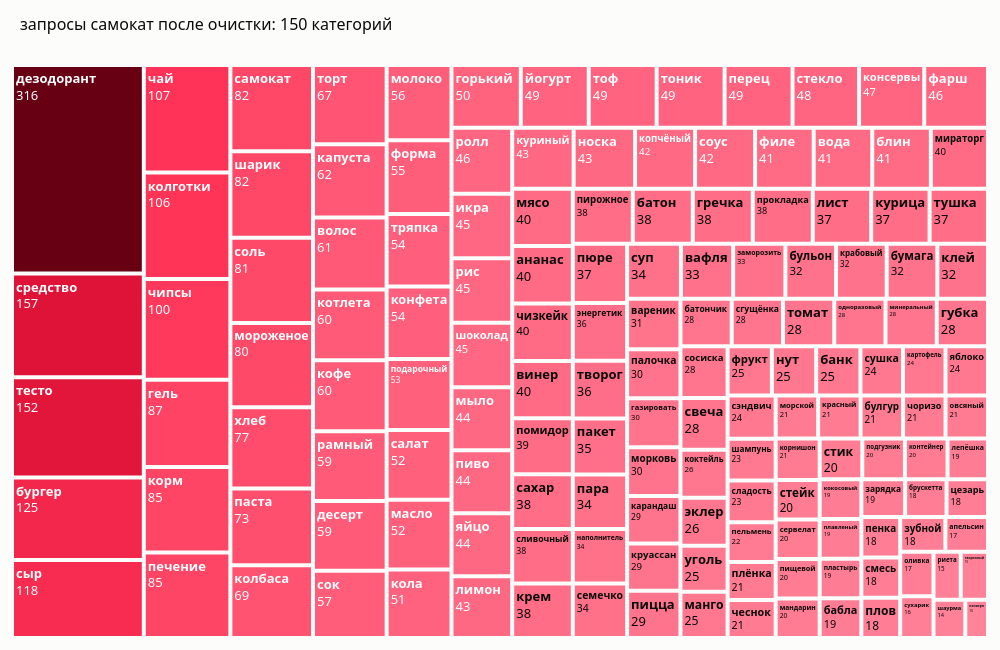

Notebook code for this chart:
### Code cell
plot_treemap(clustered_df_e5_cleaned, title='запросы самокат после очистки')

### Figure 1 — Plotly figure (JSON) as saved in the notebook; plotly's stock layout.template omitted (floating-point values rounded to 4 significant figures; data arrays with more than 128 entries replaced by an {"elided": "..."} marker saying what was removed)
{"data": [{"customdata": {"elided": "150 int values"}, "hovertemplate": "<b>%{label}</b><br>кластер №%{customdata}<br>запросов: %{value:,}<extra></extra>", "labels": {"elided": "150 str values"}, "marker": {"colors": {"elided": "150 str values"}, "line": {"color": "#fcfcfb", "width": 2}, "pad": {"b": 3, "l": 3, "r": 3, "t": 6}}, "parents": {"elided": "150 str values"}, "text": {"elided": "150 str values"}, "textfont": {"color": {"elided": "150 str values"}, "family": "system-ui, -apple-system, \"Segoe UI\", sans-serif", "size": 13}, "texttemplate": "<b>%{label}</b><br>%{text}", "tiling": {"pad": 2}, "type": "treemap", "values": {"elided": "150 int values"}}], "layout": {"font": {"family": "system-ui, -apple-system, \"Segoe UI\", sans-serif"}, "height": 650, "margin": {"b": 10, "l": 10, "r": 10, "t": 60}, "paper_bgcolor": "#fcfcfb", "title": {"font": {"color": "#0b0b0b", "size": 16}, "text": "запросы самокат после очистки: 150 категорий", "x": 0.02, "xanchor": "left"}, "width": 1000}}
